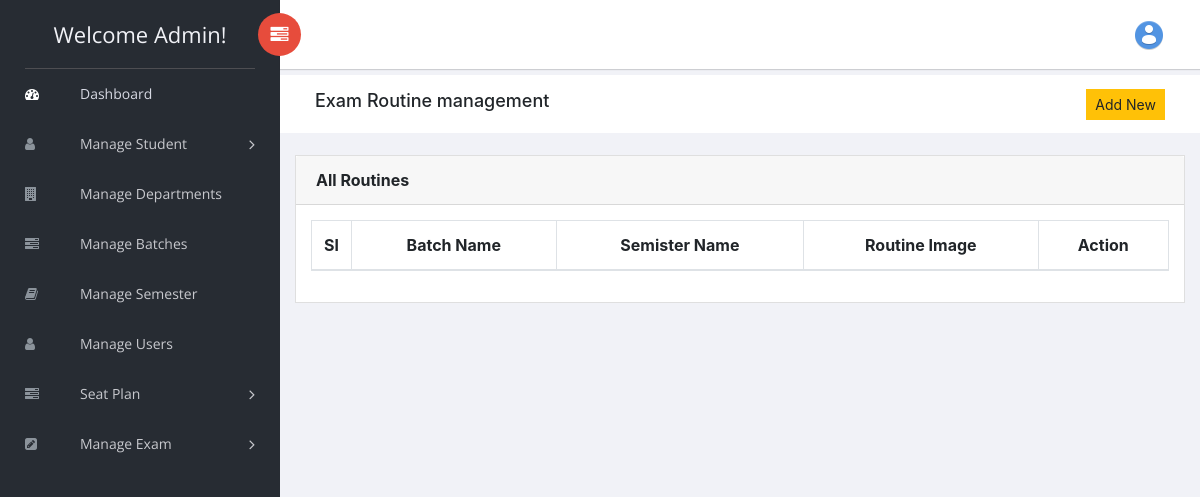
The app's page /exam_routine_index.php (signed in), older data.
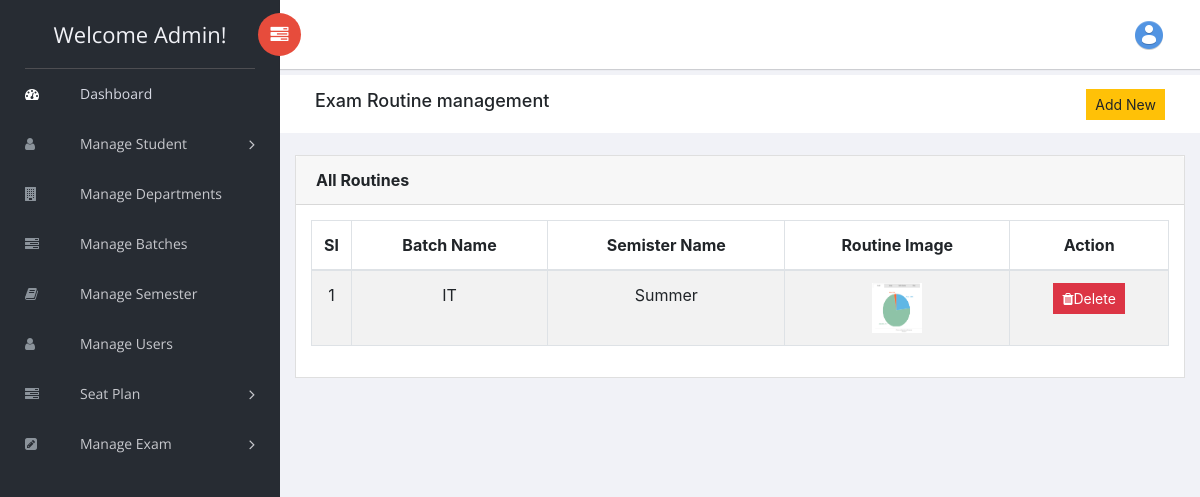
The same page, newer data.
### tables this page shows
CREATE TABLE `exam_routine` (
  `id` int(11) NOT NULL,
  `batch_id` int(11) NOT NULL,
  `semister_id` int(11) NOT NULL,
  `photo` text NOT NULL
);

CREATE TABLE `batches` (
  `id` int(11) NOT NULL,
  `name` varchar(100) NOT NULL,
  `details` text NOT NULL,
  `dept_id` int(11) NOT NULL,
  `co_ordinator` varchar(200) NOT NULL,
  `status` enum('Active','Inactive') NOT NULL
);

CREATE TABLE `semesters` (
     `id` int(11) NOT NULL,
     `name` varchar(255) NOT NULL,
     `start_date` date DEFAULT NULL,
     `end_date` date DEFAULT NULL,
     `status` enum('Active','Inactive') NOT NULL DEFAULT 'Active'
);

### exam_routine_index.php (the view, shortened to what this page needs)
<?php include_once 'template/_head.php'?>
<body>
<?php include_once 'template/leftNav.php'?>
<div id="right-panel" class="right-panel">
    <?php include_once 'template/header.php'?>
    <div class="breadcrumbs">
        <div class="col-sm-4">
            <div class="page-header float-left">
                <div class="page-title">
                    <h1>Exam Routine management</h1>
                </div>
            </div>
        </div>
        <div class="col-sm-8">
            <div class="page-header float-right">
                <div class="page-title">
                    <ol class="breadcrumb text-right">
                        <a href="add_exam_routine.php" class="btn btn-sm btn-warning">Add New</a>
                    </ol>
                </div>
            </div>
        </div>
    </div>
    <?php
        $conn = connect();
        $sql = "SELECT b.name as batch, s.name as semister, e.id, e.photo FROM exam_routine as e
                INNER JOIN batches as b
                ON b.id = e.batch_id
                INNER JOIN semesters as s
                ON s.id = e.semister_id";
        $routines= $conn->query($sql);
        $serial = 1;
    ?>
    <div class="content mt-3">
        <div class="row">
            <div class="col-md-12">
                <div class="card">
                    <div class="card-header">
                        <strong class="card-title">All Routines</strong>
                    </div>
                    <div class="card-body text-center">
                        <table id="bootstrap-data-table-export" class="table table-striped table-bordered">
                            <thead>
                            <tr>
                                <th class="text-center" style="width: 3px;">Sl</th>
                                <th>Batch Name</th>
                                <th>Semister Name</th>
                                <th>Routine Image</th>
                                <th>Action</th>
                            </tr>
                            </thead>
                            <tbody>
                            <?php
                            foreach ($routines as $routine){
                                ?>
                                <tr>
                                    <td><?= $serial++?></td>
                                    <td><?= $routine['batch']?></td>
                                    <td><?= $routine['semister']?></td>
                                    <td><img src="<?= $routine['photo']?>" alt="" style='width: 50px; height: 50px;'></td>
                                    <td>
                                        <form class="" action="routine_delete_action.php" method="post" style="display:inline">
                                            <button title="Delete" type="submit" class="btn btn-danger btn-sm" onclick="return confirm('Are you sure?')">
                                                <i class="fa fa-trash"></i>Delete
                                            </button>
                                        </form>
                                    </td>
                                </tr>
                            <?php } ?>
                            </tbody>
                        </table>
                    </div>
                </div>
            </div>
        </div>
    </div>
</div>
<?php include_once 'template/footer.php'?>

### template/_head.php (shortened to what this page needs)
<!doctype html>
<html class="no-js" lang="en">
<head>
    <link rel="stylesheet" href="vendors/bootstrap/dist/css/bootstrap.min.css">
    <link rel="stylesheet" href="vendors/font-awesome/css/font-awesome.min.css">
    <link rel="stylesheet" href="vendors/themify-icons/css/themify-icons.css">
    <link rel="stylesheet" href="vendors/flag-icon-css/css/flag-icon.min.css">
    <link rel="stylesheet" href="vendors/selectFX/css/cs-skin-elastic.css">
    <link rel="stylesheet" href="vendors/jqvmap/dist/jqvmap.min.css">
    <link rel="stylesheet" href="assets/css/style.css">
</head>

### template/leftNav.php (shortened to what this page needs)
<body>
<aside id="left-panel" class="left-panel">
    <nav class="navbar navbar-expand-sm navbar-default">
        <div class="navbar-header">
            <a class="navbar-brand" href="./">Welcome Admin!</a>
        </div>
        <div id="main-menu" class="main-menu collapse navbar-collapse">
            <ul class="nav navbar-nav">
                <li class="active">
                    <a href="dashboard.php"> <i class="menu-icon fa fa-dashboard"></i>Dashboard </a>
                </li>
                <li class="menu-item-has-children dropdown">
                    <a href="#" class="dropdown-toggle" data-toggle="dropdown" aria-haspopup="true" aria-expanded="false"> <i class="menu-icon fa fa-user"></i>Manage Student</a>
                </li>
                <li>
                    <a href="department_index.php"> <i class="menu-icon fa fa-building"></i>Manage Departments</a>
                </li>
                <li>
                    <a href="batch_index.php"> <i class="menu-icon fa fa-tasks"></i>Manage Batches</a>
                </li>
                <li>
                    <a href="semester_index.php"> <i class="menu-icon fa fa-book"></i>Manage Semester</a>
                </li>
                <li>
                    <a href="user_index.php"> <i class="menu-icon fa fa-user"></i>Manage Users</a>
                </li>
                <li class="menu-item-has-children dropdown">
                    <a href="#" class="dropdown-toggle" data-toggle="dropdown" aria-haspopup="true" aria-expanded="false"> <i class="menu-icon fa fa-tasks"></i>Seat Plan</a>
                </li>
                <li class="menu-item-has-children dropdown">
                    <a href="#" class="dropdown-toggle" data-toggle="dropdown" aria-haspopup="true" aria-expanded="false"> <i class="menu-icon fa fa-pencil-square"></i>Manage Exam</a>
                </li>
            </ul>
        </div>
    </nav>
</aside>

### template/header.php (shortened to what this page needs)
<header id="header" class="header">
    <div class="header-menu">
        <div class="col-sm-7">
            <a id="menuToggle" class="menutoggle pull-left"><i class="fa fa fa-tasks"></i></a>
        </div>
        <div class="col-sm-5">
            <div class="user-area dropdown float-right">
                <a href="#" class="dropdown-toggle" data-toggle="dropdown" aria-haspopup="true" aria-expanded="false">
                    <img class="user-avatar rounded-circle" src="images/user.png" alt="User Avatar">
                </a>
            </div>
        </div>
    </div>
</header>

### template/footer.php (shortened to what this page needs)
</body>
</html>

Row changes from the older to the newer data that the page shows:
added exam_routine: batch.name "IT", semesters.name "Summer", photo (picture)
